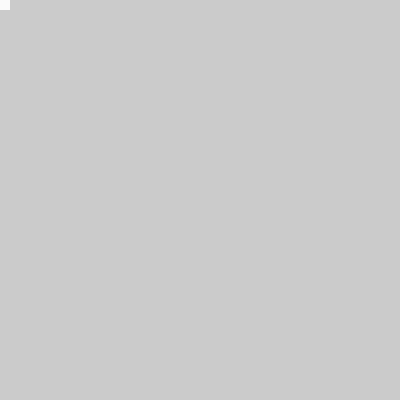
Frame 1 (no input)
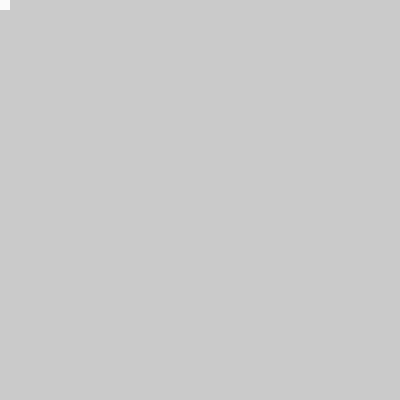
Frame 60 (the mouse pressed at the canvas centre just before this capture)
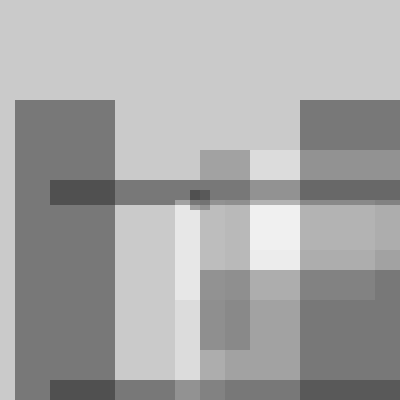
Frame 120 (the mouse held since frame 60 and released just before this capture)

The Processing sketch that drew these frames (run headless with seeded random() and noise(); from frame 60 on, the mouse is pressed at the canvas centre):

// Processing sketch: processing_41196
// ── processing_41196.pde

void setup() {
  size(400, 400);
   
  smooth();
}
 
void draw() {
     
  noStroke();
  fill(200, 90);
  rect(0, 0, width, height);
  fill (250);
  
   //IF mouse presssed
  if (mousePressed){
      fill (250,50);
  rect (175,mouseX, 50,mouseX);
  rect (mouseX,150, mouseY,100);
  rect (175,mouseY, mouseX,100);
  rect (mouseY,150, 50,mouseY);    
  rect (mouseY,mouseY, mouseY,mouseY);   
  rect (mouseX,mouseX,mouseX,mouseX);
  rect (mouseX,270,mouseY,mouseX-200);
    rect (mouseY,250, 50,mouseY-100); 
  fill (0,50);
  rect (15,mouseX/2, 100,mouseX*2);
  rect (mouseX,mouseY*2, mouseY*6,mouseY);
  rect (75,mouseY*2, mouseY/4,10);
  rect (mouseY,150, 50,mouseY);    
  rect (mouseY/3,mouseY*2, mouseY/4,mouseY);   
  rect (mouseX,270,mouseX,mouseX);
  rect (mouseY/4,180, mouseX*6,mouseY/8);
  rect (300,mouseX/2, 100,mouseX*2);
  rect (mouseX,mouseY*5, mouseY*6,mouseY-200);
  rect (275,mouseY*2, mouseY/4,10);
   
  rect (mouseY/3,mouseY*4, mouseY/2,mouseY);   

  rect (mouseY/4,380, mouseX*4,mouseY/8);

  
  
   }
  

   
rect (mouseX-10, mouseY-10, 20,20);
  
  
  
  }
  
